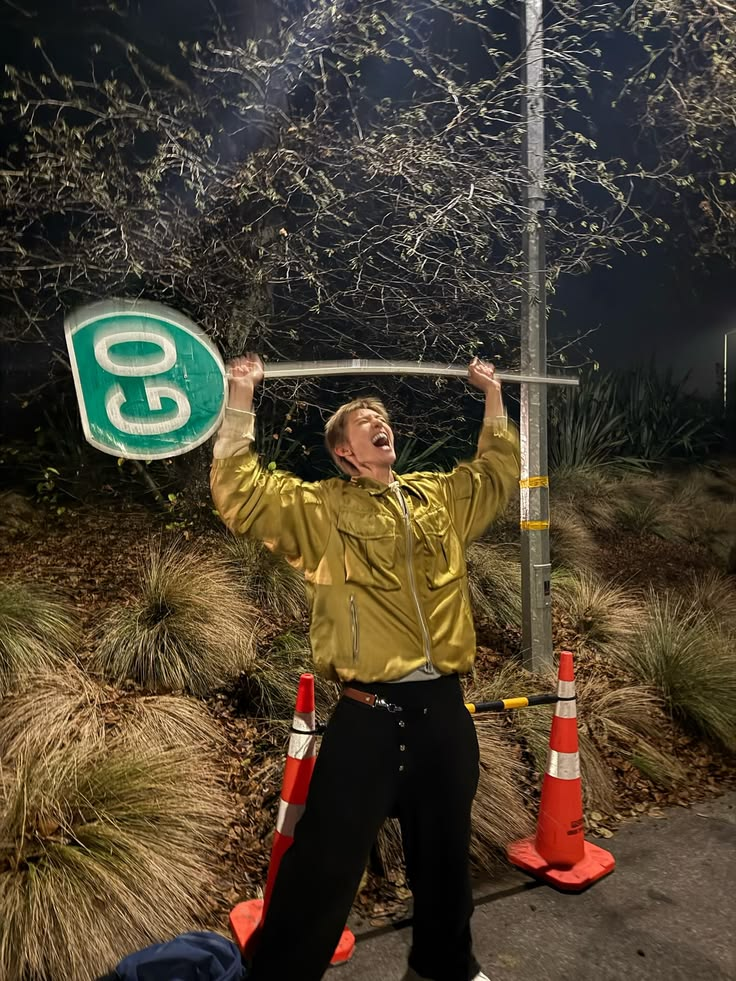
#> input picture PCD_3/gambar.martin.jpg, 736 x 981 px
$ python main.py
#> lines starting #> are read from the running program, lines starting #| are printed output that depends on the picture
import imageio.v2 as imageio
import numpy as np
import matplotlib.pyplot as plt

nama_file = "gambar.martin.jpg"

#1. membaca citra
img = imageio.imread(nama_file)
#> img is the input picture: shape (981, 736, 3); mean R, G, B 75.3, 65, 49.1
print("Citra RGB    :", img.shape)
#| Citra RGB    : (981, 736, 3)

#2. mengubah citra rgb ke gray
R = img[:,:,0]
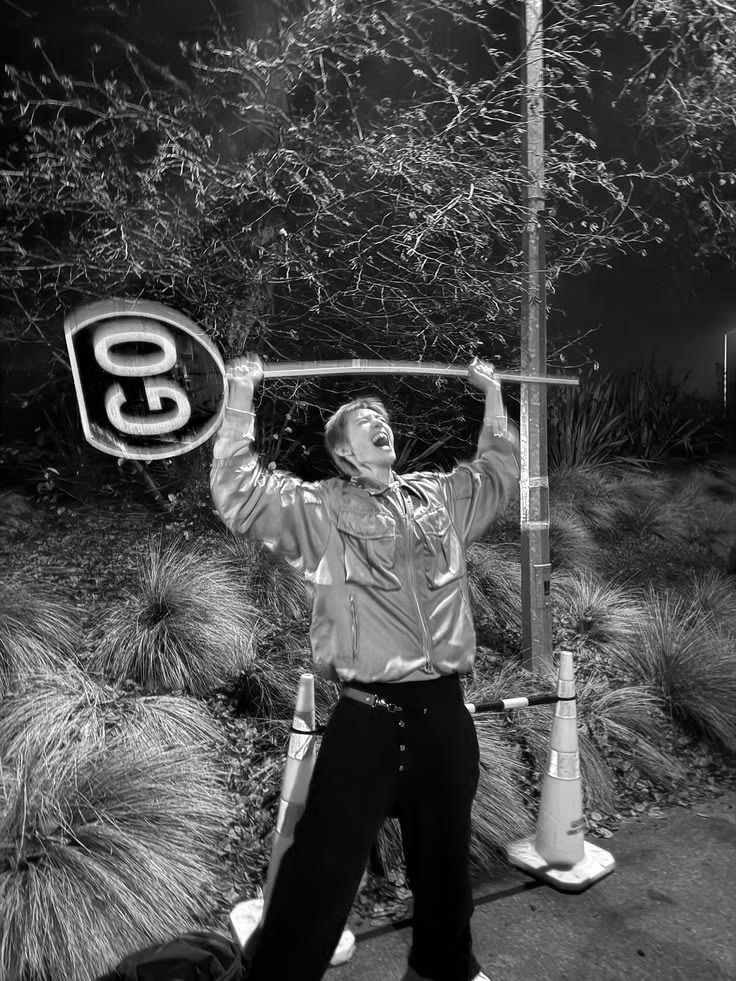
#> R: shape (981, 736); min 0, max 255, mean 75.3
G = img[:,:,1]
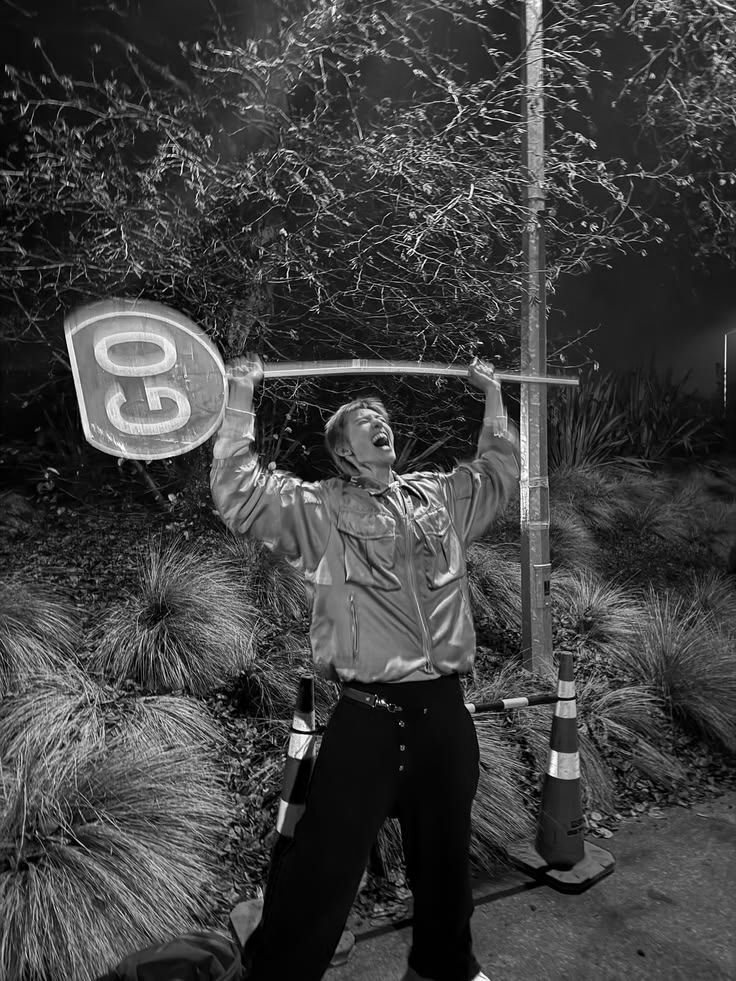
#> G: shape (981, 736); min 0, max 255, mean 65
B = img[:,:,2]
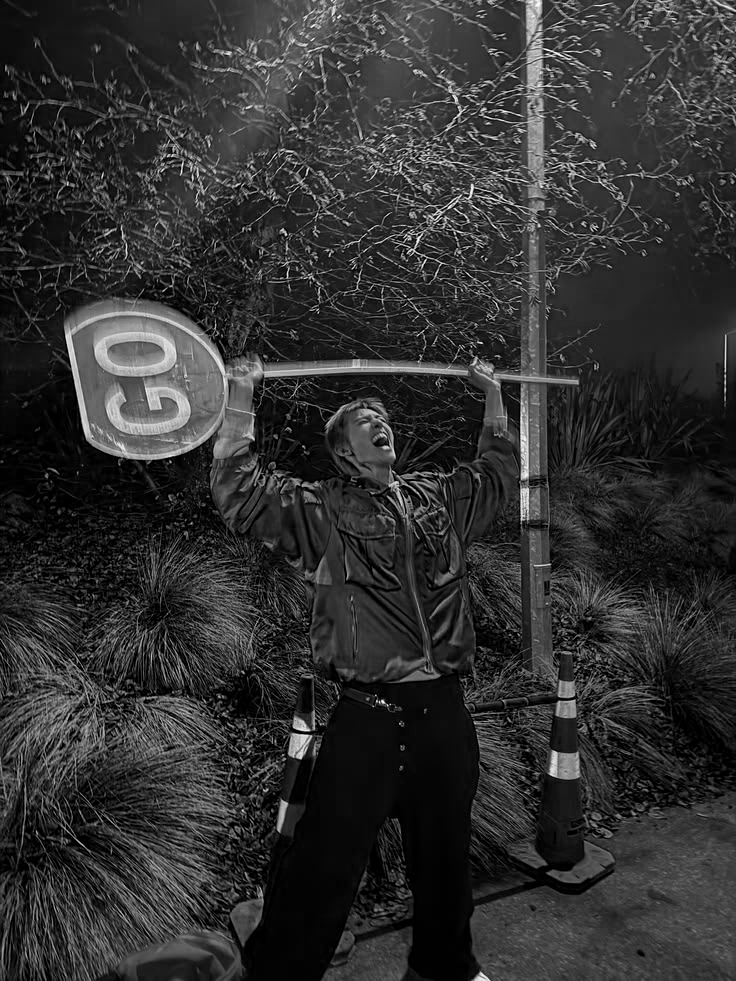
#> B: shape (981, 736); min 0, max 255, mean 49.1

img_gray = (
    0.299 * R +
    0.587 * G +
    0.114 * B
).astype(np.uint8)
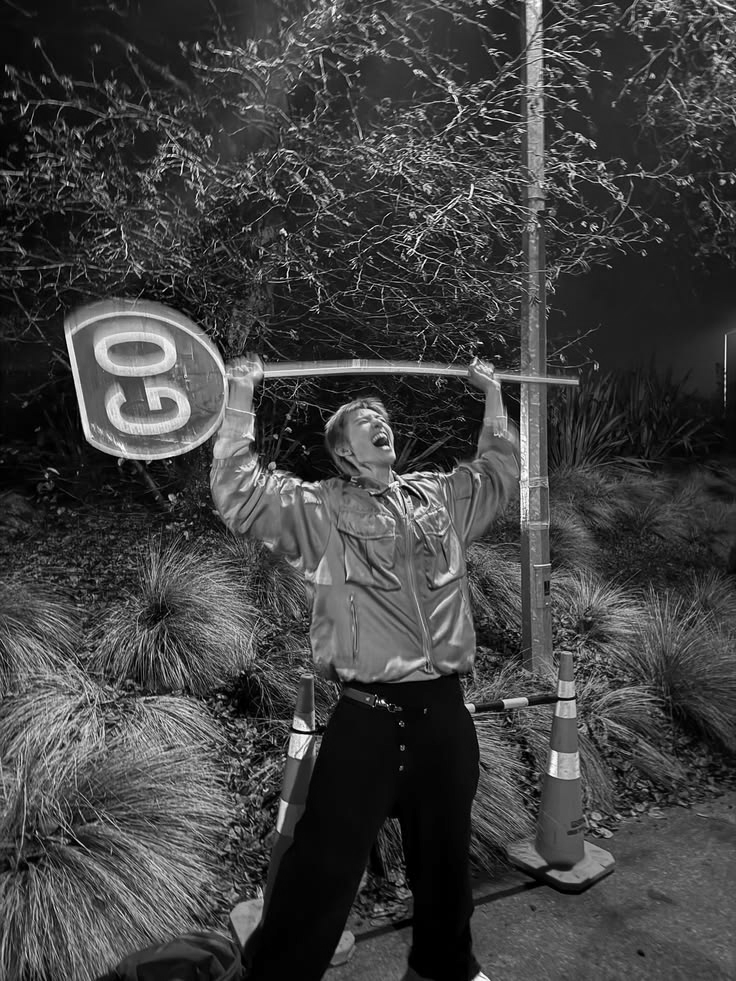
#> img_gray: shape (981, 736); min 0, max 255, mean 65.8

print("Citra Grayscale  :", img_gray.shape)
#| Citra Grayscale  : (981, 736)

#3. Hitung piksel
tinggi, lebar = img_gray.shape
#> tinggi = 981; lebar = 736
jumlah_piksel = img_gray.size
#> jumlah_piksel = 722016

print("Tinggi   :", tinggi, "Piksel")
#| Tinggi   : 981 Piksel
print("Lebar    :", lebar, "Piksel")
#| Lebar    : 736 Piksel
print("Jumlah   :", jumlah_piksel, "Piksel")
#| Jumlah   : 722016 Piksel

#4. menghitung histogram
histogram = np.bincount(
    img_gray.flatten(),
    minlength=256
)
#> histogram = 256 values, max 10397 at index 30, min 2 at index 255, mean 2820.4

#5. menghitung intensitas
for intensitas in range(256):
    print(
        f"intensitas {intensitas:3d} : "
        f"{histogram[intensitas]}"
    )
#> this loop made 256 passes
#| intensitas   0 : 4663
#| intensitas   1 : 3750
#| intensitas   2 : 1682
#| intensitas   3 : 6264
#| intensitas   4 : 3781
#| intensitas   5 : 6359
#| intensitas   6 : 4852
#| intensitas   7 : 6414
#> (further printed lines are left out)

#6. mencari intensitas dominan
intensitas_dominan = np.argmax(histogram)
#> intensitas_dominan = 30
jumlah_intensitas = histogram[intensitas_dominan]
#> jumlah_intensitas = 10397

print("Intensitas Dominan   :", intensitas_dominan)
#| Intensitas Dominan   : 30
print("Jumlah Intensitas    :", jumlah_intensitas)
#| Jumlah Intensitas    : 10397

#7. tampilkan gambar
plt.figure(figsize=(14,5))

plt.subplot(1,2,1)
plt.imshow(img_gray, cmap="gray")
plt.title("Citra Grayscale")

plt.subplot(1,2,2)
plt.bar(
    range(256),
    histogram,
    width=1
)
plt.title("Histogram")
plt.ylabel("Jumlah Piksel")
plt.xlabel("Nilai Intensitas")
plt.xlim(0,255)

plt.tight_layout()
plt.show()
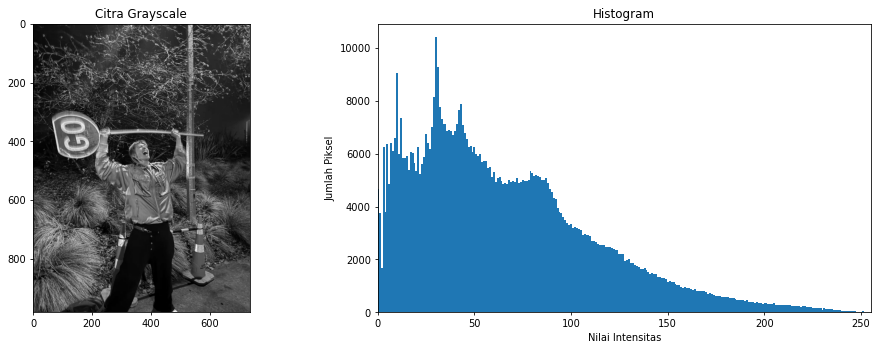
#> figure drawn by matplotlib, 2 panels; panel 2: tallest bar 10397 high, from x = 29.5 to 30.5
